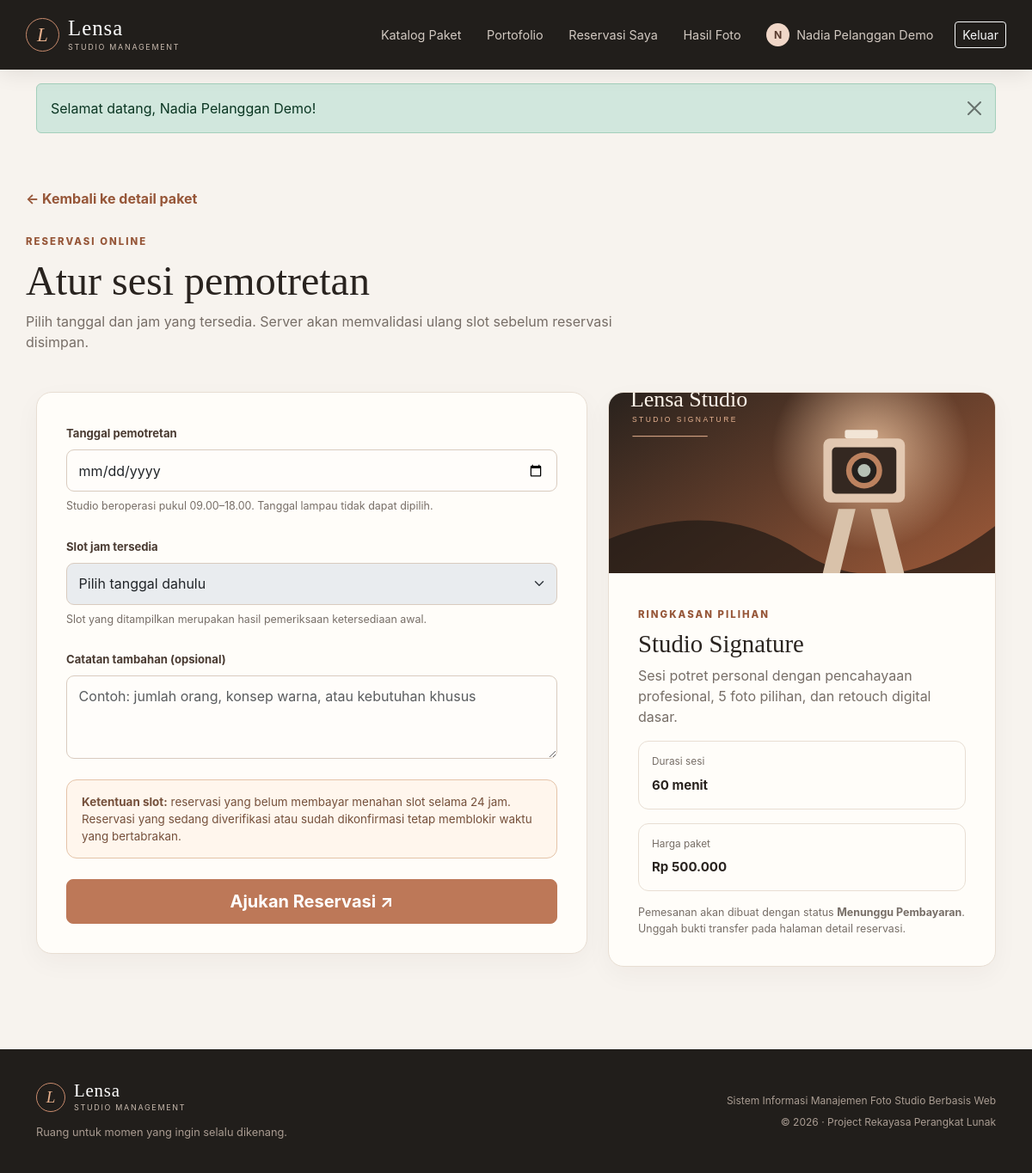
Page /index.php?r=book&package_id=1 (signed in) on the committed database.
### tables this page shows
CREATE TABLE pengguna (
    id_pengguna BIGINT UNSIGNED NOT NULL AUTO_INCREMENT,
    nama VARCHAR(100) NOT NULL,
    email VARCHAR(100) NOT NULL,
    no_telepon VARCHAR(20) NULL,
    username VARCHAR(50) NOT NULL,
    password VARCHAR(255) NOT NULL COMMENT 'Hash dari password_hash(), bukan kata sandi asli',
    peran ENUM('pelanggan','admin','fotografer') NOT NULL DEFAULT 'pelanggan',
    aktif TINYINT(1) NOT NULL DEFAULT 1,
    created_at DATETIME NOT NULL DEFAULT CURRENT_TIMESTAMP,
    updated_at DATETIME NOT NULL DEFAULT CURRENT_TIMESTAMP ON UPDATE CURRENT_TIMESTAMP,
    PRIMARY KEY (id_pengguna),
    UNIQUE KEY uq_pengguna_email (email),
    UNIQUE KEY uq_pengguna_username (username),
    KEY idx_pengguna_role_active (peran, aktif)
);

CREATE TABLE paket (
    id_paket BIGINT UNSIGNED NOT NULL AUTO_INCREMENT,
    nama_paket VARCHAR(100) NOT NULL,
    deskripsi TEXT NOT NULL,
    harga_paket DECIMAL(12,2) NOT NULL,
    durasi_menit SMALLINT UNSIGNED NOT NULL DEFAULT 60,
    gambar VARCHAR(80) NOT NULL DEFAULT 'studio.svg',
    aktif TINYINT(1) NOT NULL DEFAULT 1,
    created_at DATETIME NOT NULL DEFAULT CURRENT_TIMESTAMP,
    updated_at DATETIME NOT NULL DEFAULT CURRENT_TIMESTAMP ON UPDATE CURRENT_TIMESTAMP,
    PRIMARY KEY (id_paket),
    KEY idx_paket_aktif_harga (aktif, harga_paket)
);

### app/Support/helpers.php (called while the page is built, shortened)
<?php
function e(mixed $value): string
{
    return htmlspecialchars((string) ($value ?? ''), ENT_QUOTES | ENT_SUBSTITUTE, 'UTF-8');
}
function db(): PDO
{
    return Database::connection();
}
function asset(string $path): string
{
    return 'assets/' . ltrim($path, '/');
}
function url(string $route = 'home', array $params = []): string
{
    return 'index.php?' . http_build_query(array_merge(['r' => $route], $params));
}
function flash(string $key, ?string $message = null): ?string
{
    $value = $_SESSION['_flash'][$key] ?? null;
    return is_string($value) ? $value : null;
}
function current_user(): ?array
{
    static $resolved = false;
    static $user = null;
    if ($resolved) return $user;
    $resolved = true;
    $id = filter_var($_SESSION['user_id'] ?? null, FILTER_VALIDATE_INT);
    $stmt = db()->prepare('SELECT id_pengguna, nama, email, no_telepon, username, peran FROM pengguna WHERE id_pengguna = :id AND aktif = 1');
    $stmt->execute(['id' => $id]);
    $user = $stmt->fetch() ?: null;
    return $user;
}
function require_login(): array
{
    $user = current_user();
    return $user;
}
function require_role(string|array $roles): array
{
    $user = require_login();
    $roles = (array) $roles;
    return $user;
}
function render(string $view, array $data = []): void
{
    $currentUser = current_user();
    require dirname(__DIR__) . '/views/layout.php';
}
function money(int|float|string|null $amount): string
{
    return 'Rp ' . number_format((float) ($amount ?? 0), 0, ',', '.');
}

### app/Controllers.php (called while the page is built, shortened)
<?php
final class CustomerController
{
    public function book(): void
    {
        $user = require_role('pelanggan');
        $packageId = filter_input(INPUT_GET, 'package_id', FILTER_VALIDATE_INT) ?: 0;
        $package = (new CatalogRepository())->package((int) $packageId, true);
        render('customer/book', ['title' => 'Buat Reservasi', 'package' => $package, 'customer' => $user]);
    }
}

### public/index.php (called while the page is built, shortened)
<?php
$route = (string) ($_GET['r'] ?? 'home');
$home = new HomeController();
$auth = new AuthController();
$customer = new CustomerController();
$admin = new AdminController();
$photographer = new PhotographerController();
$routes = [
    'home' => [$home, 'home'],
    'package' => [$home, 'package'],
    'availability' => [$home, 'availability'],
    'login' => [$auth, 'login'],
    'register' => [$auth, 'register'],
    'logout' => [$auth, 'logout'],
    'profile' => [$auth, 'profile'],
    'download' => [$auth, 'download'],
    'proof' => [$auth, 'proof'],
    'book' => [$customer, 'book'],
    'booking-store' => [$customer, 'bookingStore'],
    'my-reservations' => [$customer, 'reservations'],
    'reservation' => [$customer, 'reservation'],
    'pay' => [$customer, 'pay'],
    'payment-submit' => [$customer, 'paymentSubmit'],
    'my-gallery' => [$customer, 'gallery'],
    'admin' => [$admin, 'dashboard'],
    'admin-services' => [$admin, 'services'],
    'admin-packages' => [$admin, 'packages'],
    'admin-reservations' => [$admin, 'reservations'],
    'admin-reservation-action' => [$admin, 'reservationAction'],
    'admin-payments' => [$admin, 'payments'],
    'admin-payment-action' => [$admin, 'paymentAction'],
    'admin-users' => [$admin, 'users'],
    'admin-gallery' => [$admin, 'gallery'],
    'admin-gallery-action' => [$admin, 'galleryAction'],
    'admin-reports' => [$admin, 'reports'],
    'photographer' => [$photographer, 'dashboard'],
    'photographer-status' => [$photographer, 'updateStatus'],
    'photographer-upload' => [$photographer, 'upload'],
];
try {
    call_user_func($routes[$route]);
} catch (PDOException $e) {
    error_log('[Lensa Studio DB] ' . $e->getMessage());
    http_response_code(503);
    $detail = $GLOBALS['config']['debug'] ? '<pre>' . e($e->getMessage()) . '</pre>' : '';
    echo '<!doctype html><html lang="id"><meta charset="utf-8"><meta name="viewport" content="width=device-width,initial-scale=1"><title>Basis data belum siap</title><body style="font-family:system-ui;background:#f7f3ee;color:#29231f;padding:4rem 1.5rem"><main style="max-width:680px;margin:auto;background:white;border:1px solid #e8ded3;border-radius:18px;padding:2rem"><p style="color:#965638;font-weight:700;letter-spacing:.12em">LENSA STUDIO</p><h1>Basis data belum terhubung</h1><p>Aplikasi belum dapat membaca basis data. Buat basis data <code>fotostudio</code>, impor <code>database/schema.sql</code>, lalu sesuaikan kredensial di file <code>.env</code>.</p><p>Pastikan MySQL/MariaDB berjalan dan PHP memiliki ekstensi <code>pdo_mysql</code>.</p>' . $detail . '</main></body></html>';
} catch (Throwable $e) {
    error_log('[Lensa Studio] ' . (string) $e);
    http_response_code(500);
    if ($GLOBALS['config']['debug']) {
        echo '<pre style="white-space:pre-wrap;font-family:monospace;padding:2rem">' . e((string) $e) . '</pre>';
    } else {
        echo '<!doctype html><html lang="id"><meta charset="utf-8"><meta name="viewport" content="width=device-width,initial-scale=1"><title>Terjadi kesalahan</title><body style="font-family:system-ui;background:#f7f3ee;color:#29231f;padding:4rem 1.5rem"><main style="max-width:650px;margin:auto;background:white;border:1px solid #e8ded3;border-radius:18px;padding:2rem"><h1>Terjadi kesalahan</h1><p>Permintaan belum dapat diproses. Coba kembali. Jika masalah berlanjut, periksa log aplikasi.</p><a href="index.php">Kembali ke beranda</a></main></body></html>';
    }
}

### app/Core/Database.php (called while the page is built, shortened)
<?php
final class Database
{
    private static ?PDO $connection = null;
    public static function connection(): PDO
    {
        if (self::$connection instanceof PDO) {
            return self::$connection;
        }
        $config = $GLOBALS['config'];
        $dsn = sprintf(
            'mysql:host=%s;port=%d;dbname=%s;charset=utf8mb4',
            $config['db_host'],
            $config['db_port'],
            $config['db_name']
        );
        self::$connection = new PDO($dsn, $config['db_user'], $config['db_pass'], [
            PDO::ATTR_ERRMODE => PDO::ERRMODE_EXCEPTION,
            PDO::ATTR_DEFAULT_FETCH_MODE => PDO::FETCH_ASSOC,
            PDO::ATTR_EMULATE_PREPARES => false,
        ]);
        return self::$connection;
    }
}

### app/Repositories.php (called while the page is built, shortened)
<?php
final class CatalogRepository
{
    public function package(int $id, bool $activeOnly = false): ?array
    {
        $sql = 'SELECT p.*, GROUP_CONCAT(DISTINCT l.nama_layanan ORDER BY l.nama_layanan SEPARATOR ", ") AS layanan_list FROM paket p LEFT JOIN paket_layanan pl ON pl.id_paket = p.id_paket LEFT JOIN layanan l ON l.id_layanan = pl.id_layanan WHERE p.id_paket = :id';
        if ($activeOnly) $sql .= ' AND p.aktif = 1';
        $sql .= ' GROUP BY p.id_paket LIMIT 1';
        $stmt = db()->prepare($sql);
        $stmt->execute(['id' => $id]);
        return $stmt->fetch() ?: null;
    }
}

### app/views/customer/book.php (the view)
<section class="container page-heading"><a class="text-link" href="<?= e(url('package', ['id' => $package['id_paket']])) ?>">← Kembali ke detail paket</a><div class="mt-4"><span class="section-kicker">Reservasi online</span><h1>Atur sesi pemotretan</h1><p>Pilih tanggal dan jam yang tersedia. Server akan memvalidasi ulang slot sebelum reservasi disimpan.</p></div></section>
<section class="container pb-5"><div class="row g-4 align-items-start"><div class="col-lg-7"><div class="surface surface-pad"><form method="post" action="<?= e(url('booking-store')) ?>"><?= csrf_field() ?><input type="hidden" name="id_paket" value="<?= (int) $package['id_paket'] ?>" data-availability-package><div class="mb-4"><label class="form-label" for="tanggal_sesi">Tanggal pemotretan</label><input class="form-control" type="date" name="tanggal_sesi" id="tanggal_sesi" min="<?= e(date('Y-m-d')) ?>" required data-availability-date><div class="form-note mt-2">Studio beroperasi pukul 09.00–18.00. Tanggal lampau tidak dapat dipilih.</div></div><div class="mb-4"><label class="form-label" for="jam_sesi">Slot jam tersedia</label><select class="form-select" name="jam_sesi" id="jam_sesi" required data-availability-time disabled><option value="">Pilih tanggal dahulu</option></select><div class="form-note mt-2" data-availability-message>Slot yang ditampilkan merupakan hasil pemeriksaan ketersediaan awal.</div></div><div class="mb-4"><label class="form-label" for="catatan">Catatan tambahan (opsional)</label><textarea class="form-control" name="catatan" id="catatan" rows="3" maxlength="1000" placeholder="Contoh: jumlah orang, konsep warna, atau kebutuhan khusus"></textarea></div><div class="notice mb-4"><strong>Ketentuan slot:</strong> reservasi yang belum membayar menahan slot selama 24 jam. Reservasi yang sedang diverifikasi atau sudah dikonfirmasi tetap memblokir waktu yang bertabrakan.</div><button class="btn btn-copper btn-lg w-100" type="submit">Ajukan Reservasi ↗</button></form></div></div><div class="col-lg-5"><div class="surface overflow-hidden"><img class="w-100" style="height:210px;object-fit:cover" src="<?= e(asset('images/' . $package['gambar'])) ?>" alt="<?= e($package['nama_paket']) ?>"><div class="surface-pad"><span class="section-kicker">Ringkasan pilihan</span><h2 class="mt-2" style="font:500 1.8rem Georgia,serif"><?= e($package['nama_paket']) ?></h2><p class="muted"><?= e($package['deskripsi']) ?></p><div class="detail-item mb-3"><small>Durasi sesi</small><strong><?= (int) $package['durasi_menit'] ?> menit</strong></div><div class="detail-item"><small>Harga paket</small><strong><?= money($package['harga_paket']) ?></strong></div><p class="form-note mt-3 mb-0">Pemesanan akan dibuat dengan status <strong>Menunggu Pembayaran</strong>. Unggah bukti transfer pada halaman detail reservasi.</p></div></div></div></div></section>

### app/views/layout.php (shortened to what this page needs)
<!doctype html>
<html lang="id">
<head>
    <link href="https://cdn.jsdelivr.net/npm/bootstrap@5.3.3/dist/css/bootstrap.min.css" rel="stylesheet">
    <link href="<?= e(asset('css/app.css')) ?>" rel="stylesheet">
</head>
<body>
<header class="site-header">
    <nav class="navbar navbar-expand-lg container py-3">
        <a class="brand-mark" href="<?= e(url('home')) ?>"><span class="brand-icon">L</span><span><strong>Lensa</strong><small>STUDIO MANAGEMENT</small></span></a>
        <div class="collapse navbar-collapse" id="mainNav">
            <div class="navbar-nav ms-auto align-items-lg-center gap-lg-1">
                <a class="nav-link" href="<?= e(url('home')) ?>#paket">Katalog Paket</a>
                <a class="nav-link" href="<?= e(url('home')) ?>#portofolio">Portofolio</a>
                <?php if ($currentUser && $currentUser['peran'] === 'pelanggan'): ?>
                    <a class="nav-link" href="<?= e(url('my-reservations')) ?>">Reservasi Saya</a>
                    <a class="nav-link" href="<?= e(url('my-gallery')) ?>">Hasil Foto</a>
                <?php elseif ($currentUser && $currentUser['peran'] === 'admin'): ?>
                    <a class="nav-link" href="<?= e(url('admin')) ?>">Dashboard</a>
                    <a class="nav-link" href="<?= e(url('admin-reservations')) ?>">Reservasi</a>
                    <a class="nav-link" href="<?= e(url('admin-payments')) ?>">Pembayaran</a>
                <?php elseif ($currentUser && $currentUser['peran'] === 'fotografer'): ?>
                    <a class="nav-link" href="<?= e(url('photographer')) ?>">Jadwal Tugas</a>
                <?php endif; ?>
                <?php if ($currentUser): ?>
                    <a class="nav-link nav-user" href="<?= e(url('profile')) ?>"><span class="avatar-mini"><?= e(strtoupper(substr($currentUser['nama'], 0, 1))) ?></span><?= e($currentUser['nama']) ?></a>
                    <form method="post" action="<?= e(url('logout')) ?>" class="d-inline"><?= csrf_field() ?><button class="btn btn-outline-light btn-sm ms-lg-2" type="submit">Keluar</button></form>
                <?php else: ?>
                    <a class="nav-link" href="<?= e(url('login')) ?>">Masuk</a>
                    <a class="btn btn-copper btn-sm ms-lg-2" href="<?= e(url('register')) ?>">Daftar Sekarang <span aria-hidden="true">↗</span></a>
                <?php endif; ?>
            </div>
        </div>
    </nav>
</header>
<main>
    <?php
$notifications = [];
foreach (['success' => 'success', 'error' => 'danger', 'info' => 'info'] as $key => $type) {
    if ($message = flash($key)) {
        $notifications[] = [
            'type' => $type,
            'message' => $message
        ];
    }
}
?>
<?php if (!empty($notifications)): ?>
    <div class="container flash-container">
        <?php foreach ($notifications as $notification): ?>
            <div class="alert alert-<?= e($notification['type']) ?> alert-dismissible fade show" role="alert">
                <?= e($notification['message']) ?>
                <button type="button" class="btn-close" data-bs-dismiss="alert" aria-label="Tutup"></button>
            </div>
        <?php endforeach; ?>
    </div>
<?php endif; ?>
<?php require $viewPath; ?>
<footer class="site-footer mt-5">
    <div class="container footer-inner">
        <div><a class="brand-mark footer-brand" href="<?= e(url('home')) ?>"><span class="brand-icon">L</span><span><strong>Lensa</strong><small>STUDIO MANAGEMENT</small></span></a><p class="footer-desc">Ruang untuk momen yang ingin selalu dikenang.</p></div>
        <div class="footer-right"><span>Sistem Informasi Manajemen Foto Studio Berbasis Web</span><span>© <?= date('Y') ?> · Project Rekayasa Perangkat Lunak</span></div>
    </div>
</footer>
</body>
</html>

### rows in the picture
pengguna: nama "N", nama "Nadia Pelanggan Demo"
paket: gambar (picture), nama_paket "Studio Signature", deskripsi "Sesi potret personal dengan pencahayaan profesional, 5 foto pilihan, dan retouch digital dasar.", durasi_menit "60", harga_paket "Rp 500.000"

### other values in the picture
$notification['message'] "Selamat datang, Nadia Pelanggan Demo!"
